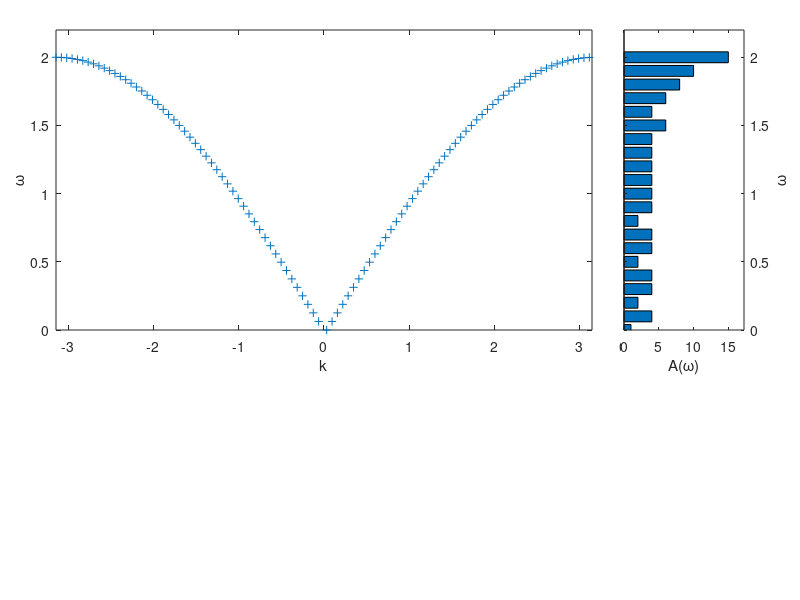

This chart was generated by the following MATLAB code:
clear % 
format compact
% PURPOSE: Computation of the numerical
%  dispersion relation for a linear chain in one 
%  dimension (p. 199), and computation of the 
%  corresponding density of states (p. 200)
% GEOMETRY:
%          +---+---+---+---+---+
% mass     1   2   3   4   5   6
% spring 1   2   3   4   5   6   7
% REVISION HISTORY: 21-May-2014 H.-G. Matuttis

n=100 % number of masses
mass=ones(n+1,1);
k=ones(n+1,1); % force constant
k(n+1)=k(1); % periodicity

% set up the dynamic matrix
for i=1:n
  ip=i+1;
  if (ip>n) % periodicity
    ip=ip-n;
  end
  D(i,i)=(k(i)+k(ip))/mass(i);
  D(ip,i)=-(k(i))/sqrt(mass(i)*mass(ip));
  D(i,ip)=-(k(ip))/sqrt(mass(i)*mass(ip));
end

% diagonalization of the dynamic matrix
[U,Deigval]=eig(D);

% normalization of the k-vectors/ wave-numbers
% with distribution to the correct Brillouin zones
kvec(1:2:n)=pi*[1:2:n]/n; 
kvec(2:2:n)=-pi*[2:2:n]/n; 

fullk1=[kvec'];
fullomega=[sqrt(diag(Deigval))'];% sqrt(diag(Deigval))'];


clf

% plot the dispersion relation
axes('position',[ 0.07  .45 .67 .5 ])
plot(fullk1,fullomega,'+')
xlabel('k')
ylabel('\omega')
axis tight
axis([-pi pi 0 2.2])
axes('position',[ 0.78  .45 .15 .5 ])

% computation of the density of states as
% histogram of the omega-values
[n,omega]=hist(fullomega,[0:.10:2.05]);

% addition of the density of states to the
% dispersion relation
barh(omega,n)
axis([0 1.15*max(n) 0 2.2])
xlabel('A(\omega)')
a=ylabel('\omega')
set(gca,'YAxisLocation','right')




return
